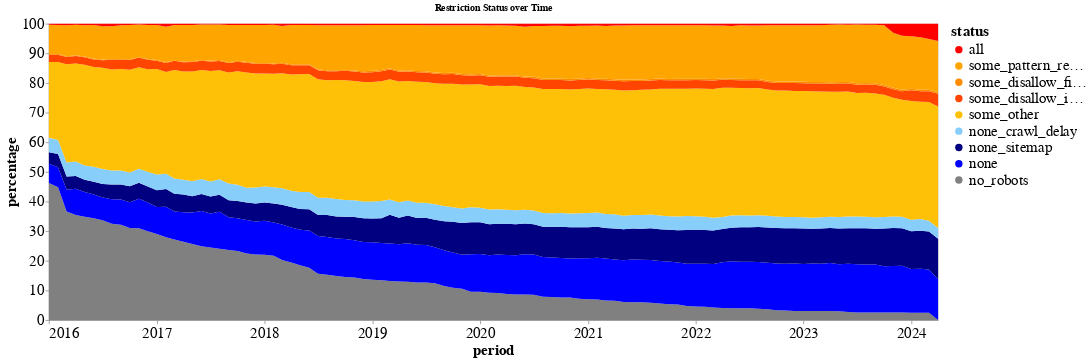
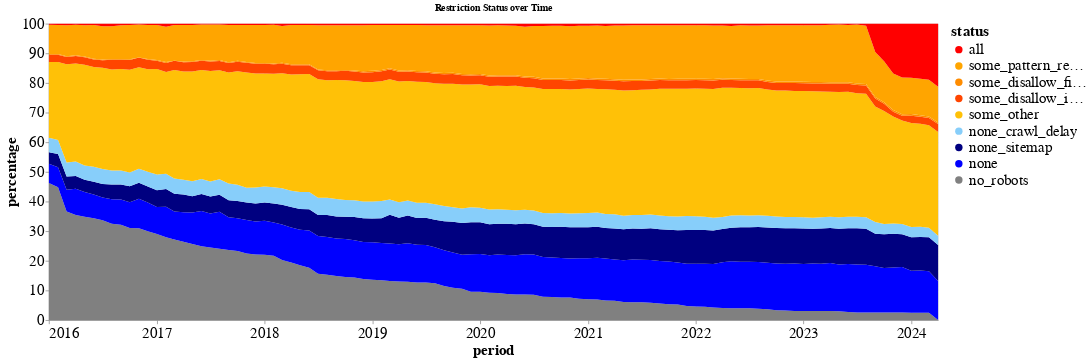
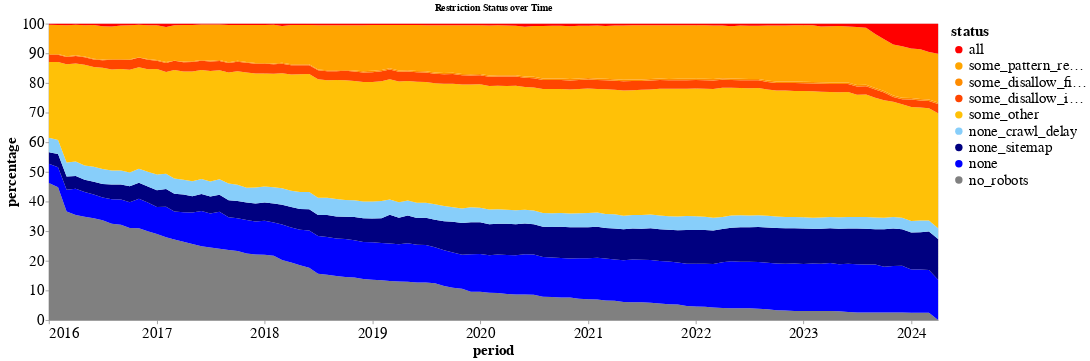
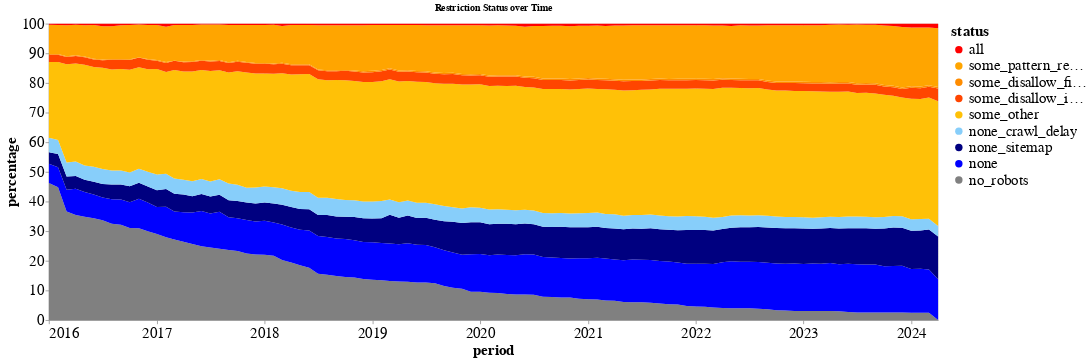

The notebook cell saved with these charts, in order:
### Code cell
ordered_statuses = [
    "no_robots", "none", "none_sitemap", "none_crawl_delay", "some_other",
    "some_disallow_important_dir", "some_disallow_file_types", "some_pattern_restrictions", "all"
]

status_colors = {
    "all": "red",
    "some_pattern_restrictions": "#FFA500",
    "some_disallow_file_types": "#FF8C00",
    "some_disallow_important_dir": "#FF4500",
    "some_other": "#FFC107",
    "none_crawl_delay": "lightskyblue",
    "none_sitemap": "navy",
    "none": "blue",
    "no_robots": "gray"
}

legend_mapping = {
    "all": "Full restrictions",
    "some_pattern_restrictions": "Pattern-based restrictions",
    "some_disallow_file_types": "Disallow specific file types",
    "some_disallow_important_dir": "Disallow private directories",
    "some_other": "Other restrictions",
    "none_crawl_delay": "Crawl delay specified",
    "none_sitemap": "Sitemap provided",
    "none": "No restrictions or sitemap",
    "no_robots": "No Robots.txt"
}

for group in agent_groups_to_track:
    print(group)
    chart = robots_util.plot_robots_time_map_altair_detailed(
        robots_temporal_head_summary_detailed,
        agent_type=group,
        period_col='period',
        status_col='status',
        val_col='tokens',
        title='Restriction Status over Time',
        ordered_statuses=ordered_statuses,
        status_colors=status_colors,
    )
    chart.show()

### Figure 1 — Vega-Lite specification as saved in the notebook (floating-point values rounded to 4 significant figures; data arrays with more than 128 entries replaced by an {"elided": "..."} marker saying what was removed)
{"config": {"view": {"continuousWidth": 300, "continuousHeight": 300}, "axis": {"domain": true, "labelFont": "sans-serif", "labelFontSize": 20, "titleFont": "sans-serif", "titleFontSize": 20}, "axisX": {"domain": true, "format": "%Y", "labelAngle": 0, "labelExpr": "timeFormat(datum.value, '%Y')", "tickCount": "year"}, "axisY": {"domain": true, "format": ".0f", "labelExpr": "datum.value * 100"}, "legend": {"labelFont": "sans-serif", "labelFontSize": 20, "titleFont": "sans-serif", "titleFontSize": 20}}, "data": {"name": "data-ad02114eb3d3050308a91f03ba18721c"}, "mark": {"type": "area"}, "encoding": {"color": {"field": "status", "scale": {"domain": ["all", "some_pattern_restrictions", "some_disallow_file_types", "some_disallow_important_dir", "some_other", "none_crawl_delay", "none_sitemap", "none", "no_robots"], "range": ["red", "#FFA500", "#FF8C00", "#FF4500", "#FFC107", "lightskyblue", "navy", "blue", "gray"]}, "title": "status", "type": "nominal"}, "order": {"field": "order", "type": "quantitative"}, "x": {"axis": {"format": "%Y", "title": "period"}, "field": "period", "type": "temporal"}, "y": {"axis": {"format": ".0f", "title": "percentage"}, "field": "percentage", "scale": {"domain": [0, 1]}, "type": "quantitative"}}, "height": 400, "title": "Restriction Status over Time", "width": 1200, "$schema": "https://vega.github.io/schema/vega-lite/v5.17.0.json", "datasets": {"data-ad02114eb3d3050308a91f03ba18721c": {"elided": "900 records"}}}

### Figure 2 — Vega-Lite specification as saved in the notebook (floating-point values rounded to 4 significant figures; data arrays with more than 128 entries replaced by an {"elided": "..."} marker saying what was removed)
{"config": {"view": {"continuousWidth": 300, "continuousHeight": 300}, "axis": {"domain": true, "labelFont": "sans-serif", "labelFontSize": 20, "titleFont": "sans-serif", "titleFontSize": 20}, "axisX": {"domain": true, "format": "%Y", "labelAngle": 0, "labelExpr": "timeFormat(datum.value, '%Y')", "tickCount": "year"}, "axisY": {"domain": true, "format": ".0f", "labelExpr": "datum.value * 100"}, "legend": {"labelFont": "sans-serif", "labelFontSize": 20, "titleFont": "sans-serif", "titleFontSize": 20}}, "data": {"name": "data-af1fb22be07f6a7c9bfbef8a009bf0b4"}, "mark": {"type": "area"}, "encoding": {"color": {"field": "status", "scale": {"domain": ["all", "some_pattern_restrictions", "some_disallow_file_types", "some_disallow_important_dir", "some_other", "none_crawl_delay", "none_sitemap", "none", "no_robots"], "range": ["red", "#FFA500", "#FF8C00", "#FF4500", "#FFC107", "lightskyblue", "navy", "blue", "gray"]}, "title": "status", "type": "nominal"}, "order": {"field": "order", "type": "quantitative"}, "x": {"axis": {"format": "%Y", "title": "period"}, "field": "period", "type": "temporal"}, "y": {"axis": {"format": ".0f", "title": "percentage"}, "field": "percentage", "scale": {"domain": [0, 1]}, "type": "quantitative"}}, "height": 400, "title": "Restriction Status over Time", "width": 1200, "$schema": "https://vega.github.io/schema/vega-lite/v5.17.0.json", "datasets": {"data-af1fb22be07f6a7c9bfbef8a009bf0b4": {"elided": "900 records"}}}

### Figure 3 — Vega-Lite specification as saved in the notebook (floating-point values rounded to 4 significant figures; data arrays with more than 128 entries replaced by an {"elided": "..."} marker saying what was removed)
{"config": {"view": {"continuousWidth": 300, "continuousHeight": 300}, "axis": {"domain": true, "labelFont": "sans-serif", "labelFontSize": 20, "titleFont": "sans-serif", "titleFontSize": 20}, "axisX": {"domain": true, "format": "%Y", "labelAngle": 0, "labelExpr": "timeFormat(datum.value, '%Y')", "tickCount": "year"}, "axisY": {"domain": true, "format": ".0f", "labelExpr": "datum.value * 100"}, "legend": {"labelFont": "sans-serif", "labelFontSize": 20, "titleFont": "sans-serif", "titleFontSize": 20}}, "data": {"name": "data-5a7d5f95ee4d16cb5a8e276aa5ef2617"}, "mark": {"type": "area"}, "encoding": {"color": {"field": "status", "scale": {"domain": ["all", "some_pattern_restrictions", "some_disallow_file_types", "some_disallow_important_dir", "some_other", "none_crawl_delay", "none_sitemap", "none", "no_robots"], "range": ["red", "#FFA500", "#FF8C00", "#FF4500", "#FFC107", "lightskyblue", "navy", "blue", "gray"]}, "title": "status", "type": "nominal"}, "order": {"field": "order", "type": "quantitative"}, "x": {"axis": {"format": "%Y", "title": "period"}, "field": "period", "type": "temporal"}, "y": {"axis": {"format": ".0f", "title": "percentage"}, "field": "percentage", "scale": {"domain": [0, 1]}, "type": "quantitative"}}, "height": 400, "title": "Restriction Status over Time", "width": 1200, "$schema": "https://vega.github.io/schema/vega-lite/v5.17.0.json", "datasets": {"data-5a7d5f95ee4d16cb5a8e276aa5ef2617": {"elided": "900 records"}}}

### Figure 4 — Vega-Lite specification as saved in the notebook (floating-point values rounded to 4 significant figures; data arrays with more than 128 entries replaced by an {"elided": "..."} marker saying what was removed)
{"config": {"view": {"continuousWidth": 300, "continuousHeight": 300}, "axis": {"domain": true, "labelFont": "sans-serif", "labelFontSize": 20, "titleFont": "sans-serif", "titleFontSize": 20}, "axisX": {"domain": true, "format": "%Y", "labelAngle": 0, "labelExpr": "timeFormat(datum.value, '%Y')", "tickCount": "year"}, "axisY": {"domain": true, "format": ".0f", "labelExpr": "datum.value * 100"}, "legend": {"labelFont": "sans-serif", "labelFontSize": 20, "titleFont": "sans-serif", "titleFontSize": 20}}, "data": {"name": "data-a722b319fab4a352f09af0bbe74c71c6"}, "mark": {"type": "area"}, "encoding": {"color": {"field": "status", "scale": {"domain": ["all", "some_pattern_restrictions", "some_disallow_file_types", "some_disallow_important_dir", "some_other", "none_crawl_delay", "none_sitemap", "none", "no_robots"], "range": ["red", "#FFA500", "#FF8C00", "#FF4500", "#FFC107", "lightskyblue", "navy", "blue", "gray"]}, "title": "status", "type": "nominal"}, "order": {"field": "order", "type": "quantitative"}, "x": {"axis": {"format": "%Y", "title": "period"}, "field": "period", "type": "temporal"}, "y": {"axis": {"format": ".0f", "title": "percentage"}, "field": "percentage", "scale": {"domain": [0, 1]}, "type": "quantitative"}}, "height": 400, "title": "Restriction Status over Time", "width": 1200, "$schema": "https://vega.github.io/schema/vega-lite/v5.17.0.json", "datasets": {"data-a722b319fab4a352f09af0bbe74c71c6": {"elided": "900 records"}}}
